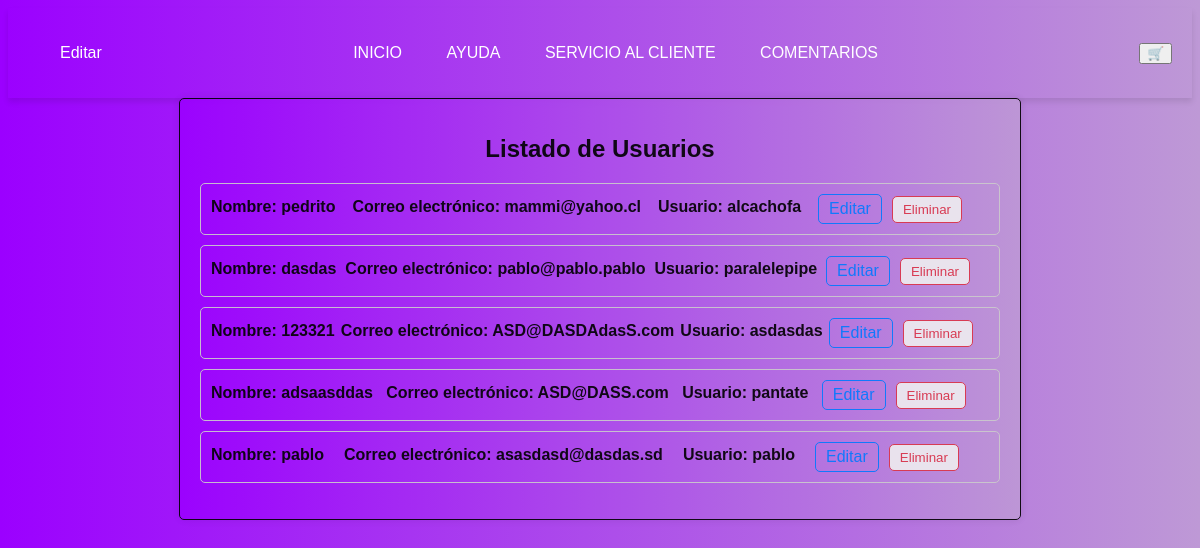
The app's page /lista/ with its own data.
### Febati_APP_85/models.py (models this page shows, shortened)
class Usuario(models.Model):
    id = models.AutoField(primary_key=True)
    nombre = models.CharField(max_length=20, blank=True, null=True)
    correo = models.EmailField(unique=True, max_length=100, blank=True, null=True)
    usuario = models.CharField(max_length=14, blank=True, null=True)
    contraseña = models.CharField(max_length=16, blank=True, null=True)

### Febati_APP_85/views.py (the view)
# urls.py: path('lista/', views.prueba, name='vistaL'),
def prueba(request):
    usuarios = Usuario.objects.all()
    context = {"usuarios": usuarios}
    return render(request, 'prueba.html', context)

### Febati_APP_85/Templates/prueba.html (shortened to what this page needs)
<!DOCTYPE html>
{% load static %}
<html lang="es">
<head>
    <link rel="stylesheet" href="{% static 'Styles/Diseño_LO_85.css' %}">
</head>
<body>
    <header class="d-flex justify-content-between align-items-center">
        <nav id="PANEL">
            <li><a href="/lista">Editar</a></li>
        </nav>
        <nav id="PANEL">
            <ul>
                <li><a href="../Principal_85/Estructura_PL_85.html">INICIO</a></li>
                <li><a href="../Ayuda_85/Estructura_AA_85.html">AYUDA</a></li>
                <li><a href="/SE/">SERVICIO AL CLIENTE</a></li>
                <li><a href="/CS/">COMENTARIOS</a></li>
            </ul>
        </nav>
        <a href="../Carrito_85/Estructura_CO_85.html"><button type="button" class="btn btn-outline-light">🛒</button></a>
    </header>
 <div class="container">
    <h1>Listado de Usuarios</h1>
    <ul class="user-list">
        {% for usuario in usuarios %}
        <li>
            <div class="user-details">Nombre: {{ usuario.nombre }}</div>
            <div class="user-details">Correo electrónico: {{ usuario.correo }}</div>
            <div class="user-details">Usuario: {{ usuario.usuario }}</div>
            <div class="user-actions">
                <a href="{% url 'editar_usuario' usuario.pk %}" class="btn-editar">Editar</a>
                <form method="POST" action="{% url 'eliminar_usuario' usuario.pk %}" class="form-eliminar">
                    <button type="submit" class="btn-eliminar">Eliminar</button>
                </form>
            </div>
            <br>
        </li>
        {% endfor %}
    </ul>
 </div>
</body>
</html>

### Febati_APP_85/static/Styles/Diseño_LO_85.css (style rules this page uses)
body { font-family: Arial, sans-serif; background: rgb(155,0,255); background: linear-gradient(90deg, rgba(155,0,255,1) 0%, rgba(190,153,214,1) 100%); }
header { display: flex; justify-content: space-between; align-items: center; background-color: transparent; color: transparent; padding: 20px; box-shadow: 0 4px 6px #0000001a; }
nav ul { list-style-type: none; padding: 0; }
nav ul li { display: inline; margin-right: 20px; }
nav ul li a { color: #fff; text-decoration: none; }
#PANEL a { text-decoration: none; color: #ffffff; padding: 5px 10px; border-radius: 5px; transition: background-color 0.3s, color 0.3s; }
.container { max-width: 800px; margin: 0 auto; padding: 20px; background: linear-gradient(90deg, rgba(155,0,255,1) 0%, rgba(190,153,214,1) 100%); border: 1px solid #000000; border-radius: 5px; box-shadow: 0 0 10px rgba(0, 0, 0, 0.1); opacity: .9; }
.container h1 { font-size: 24px; margin-bottom: 20px; text-align: center; }
.user-list { list-style-type: none; padding: 0; }
.user-list li { border: 1px solid #ccc; margin-bottom: 10px; padding: 10px; border-radius: 5px; display: flex; justify-content: space-between; align-items: center; }
.user-details { font-weight: bold; margin-bottom: 5px; }
.user-actions { display: flex; align-items: center; }
.btn-editar, .btn-eliminar { text-decoration: none; color: #007bff; margin-right: 10px; padding: 5px 10px; border: 1px solid #007bff; border-radius: 5px; }
.btn-eliminar { color: #dc3545; border-color: #dc3545; }
.form-eliminar { margin: 0; }

### records on screen
Usuario: nombre "pedrito", correo "mammi@yahoo.cl", usuario "alcachofa"
Usuario: nombre "dasdas", correo "pablo@pablo.pablo", usuario "paralelepipe"
Usuario: nombre "123321", correo "ASD@DASDAdasS.com", usuario "asdasdas"
Usuario: nombre "adsaasddas", correo "ASD@DASS.com", usuario "pantate"
Usuario: nombre "pablo", correo "asasdasd@dasdas.sd", usuario "pablo"
